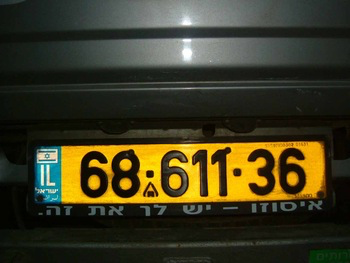
#> input picture Data/Pictures/005.png, 350 x 263 px, found by its file name
$ python plate_detector.py
#> lines starting #> are read from the running program, lines starting #| are printed output that depends on the picture; after the words box and inside, x2 and y2 are one past the last pixel; in counts of white or black regions, pixels touching at a corner belong together
#> in main, img_arr is the input picture: shape (263, 350, 3); mean B, G, R 33.1, 57.5, 61
import cv2 as cv
import numpy as np
import pytesseract as pt

pt.pytesseract.tesseract_cmd = 'Car_Num_Plate_Detection\\pytessereact\\tesseract.exe'

class PlateDetect:
    def __init__(self, verbose=True):
        self.img = None
        self.verbose = verbose

    def process_img(self):
        '''Basic processing of color image'''
        if self.verbose: print('Processing Image ...')
        gray = cv.cvtColor(self.img, cv.COLOR_BGR2GRAY)
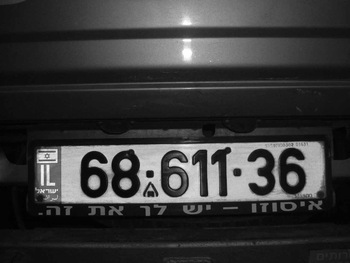
#> gray: shape (263, 350); min 0, max 255, mean 55.8
        blurred = cv.bilateralFilter(gray, 11, 17, 17)
        edged = cv.Canny(blurred, 170, 200)
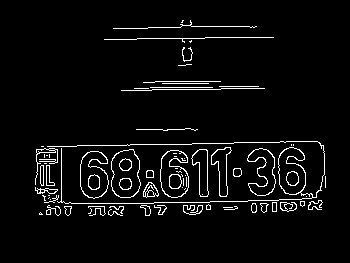
#> edged: shape (263, 350); 4.5% white in thin lines or dots, all inside (x1, y1, x2, y2) = (35, 20, 326, 216)
        return edged

    def detect_rects(self, img):
        '''Detects all possible rectangle which could be number plates from a processed image'''
        eligible_rects = []
        blank = np.zeros((*img.shape, 3), dtype=np.uint8)
        blank[:, :, 0] = img.copy()
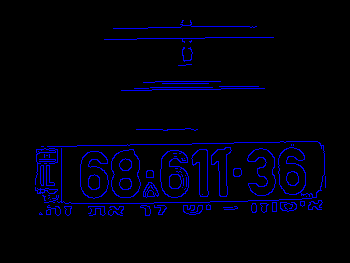
#> blank: shape (263, 350, 3); mean of channels 0, 1, 2 11.4, 0, 0; drawn as B, G, R
        blank[:, :, 1] = img.copy()
        blank[:, :, 2] = img.copy()
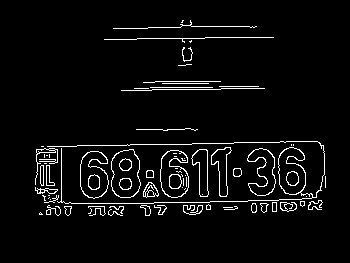
#> blank: shape (263, 350, 3); 4.5% white in thin lines or dots, all inside (x1, y1, x2, y2) = (35, 20, 326, 216)
        contours, _ = cv.findContours(img, cv.RETR_TREE, cv.CHAIN_APPROX_SIMPLE)
#> contours = 115 contours, 61 with area under 20; largest, box (x1, y1, x2, y2) and area: (111, 149, 141, 198) 1160, (111, 149, 141, 198) 1134, (160, 150, 189, 198) 1014, (80, 151, 109, 199) 994, (47, 141, 325, 204) 986

        return contours

    def box_check(self, contour_list):
        eligible_rects = []
        if self.verbose: print('Searching for possible plates ...')
        for cnt in contour_list:
            # minAreaRect returns center(x, y), (width, height), angle
            # boxPoints gives the vertices of rotated rect
            rect = cv.minAreaRect(cnt)
            box = cv.boxPoints(rect)
            box = np.intp(box) # Converts float values to int
            width = rect[1][0]
            height = rect[1][1]
            if width == 0 or height == 0:
                continue
            eligible_rects.append(box)

        return eligible_rects

    def clean_cords(self, cord_list):
        '''Removes coordinates which are repeated'''
        if self.verbose: print('Filtering unwanted plates ...')
        cord_list = np.array(cord_list)
        rem_rows = [*np.where(cord_list<0)[0]]
        for i, cord in enumerate(cord_list):
            flag = (np.where((cord_list[:i] - cord) == 0)[0]).tolist()
            if flag:
                rem_rows.append(i)

        cord_list = np.delete(cord_list, rem_rows, axis=0)
        return cord_list

    def detect_plate(self, img):
        '''Returns final values conataining number plate'''
        text_list = []
        self.img = img
        draw_img = img.copy()
        edged_img = self.process_img()
        contours = self.detect_rects(edged_img)

        top_plates = sorted(contours, key=cv.contourArea, reverse=True)[:5]
#> top_plates = 5 contours; box (x1, y1, x2, y2) and area: (111, 149, 141, 198) 1160, (111, 149, 141, 198) 1134, (160, 150, 189, 198) 1014, (80, 151, 109, 199) 994, (47, 141, 325, 204) 986
        boxes = self.box_check(top_plates)
#> the loop in box_check, `for cnt in contour_list:` made 5 passes
#> (rect, box, width, height) on passes 1 to 5: (((125.5, 173), (48, 29), -90), [[140, 197], [111, 197], [111, 149], [140, 149]], 48, 29), (((125.5, 173), (48, 29), -90), [[140, 197], [111, 197], [111, 149], [140, 149]], 48, 29), (((174, 173.5), (47, 28), -90), [[188, 197], [160, 197], [160, 150], [188, 150]], 47, 28), (((94, 174.5), (47, 28), -90), [[108, 198], [80, 198], [80, 151], [108, 151]], 47, 28), (((186, 172.6), (276.8, 59.6), -1.12), [[48, 205], [46, 145], [323, 140], [324, 199]], 276.8, 59.6)
#> after the loop in box_check, `for cnt in contour_list:`: eligible_rects = [[[140, 197], [111, 197], [111, 149], [140, 149]], [[140, 197], [111, 197], [111, 149], [140, 149]], [[188, 197], [160, 197], [160, 150], [188, 150]], [[108, 198], [80, 198], [80, 151], [108, 151]], [[48, 205], [46, 145], [323, 140], [324, 199]]]
#> boxes has the same summary as eligible_rects in box_check

        cropped_img = np.zeros((25, 25, 3), dtype=np.uint8)
        if self.verbose:
            print('Reading the plate ...')
            cv.drawContours(draw_img, top_plates, -1, (255, 0, 0), 2)
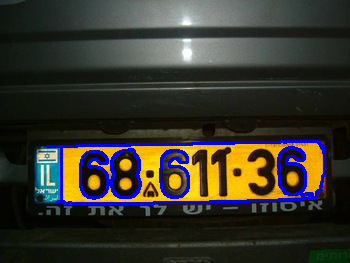
#> draw_img: shape (263, 350, 3); 4.5% of pixels changed, all inside (x1, y1, x2, y2) = (46, 140, 326, 205)
            cv.imshow("Most", draw_img)

        for id, box in enumerate(boxes):
            x, y, w, h = cv.boundingRect(box)
            if x < 0 or y < 0 or w < 0 or h < 0:
                continue
            cropped_img = img[y:y+h, x:x+w]

            cv.imwrite(str(id) + '.png', cropped_img)
            img_rgb = cv.cvtColor(cropped_img, cv.COLOR_BGR2RGB)
            text = pt.image_to_string(img_rgb)
            # print(text)
            if len(text) >= 7:
                text_list.append(text)
                # if self.verbose: cv.drawContours(img, [box], -1, (0, 255, 0), 2)
                # if self.verbose: cv.imshow('Detected Plate', img)
                break
#> this loop made 1 pass
#> (id, box, x, y, w, h) on pass 1: (0, [[140, 197], [111, 197], [111, 149], [140, 149]], 111, 149, 30, 49)
#> pass 1, in detect_plate, `cropped_img = img[y:y+h, x:x+w]`:
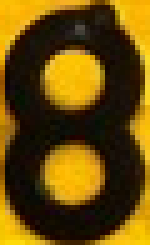
#> cropped_img: shape (49, 30, 3) (shown 5 times larger); mean B, G, R 9.3, 76.1, 105.1
#> after the loop, text_list = []
        # print(f'Numbers: {text_list}')
        if not text_list:
            return False, ''
        return True, text_list[0]

def main():
    img_path = 'Car_Num_Plate_Detection\\Data\\Pictures\\005.png'
    img_arr = cv.imread(img_path)
    detector = PlateDetect()
    plate_num = detector.detect_plate(img_arr)
    print(f'Number Plate detected: {plate_num}')

    cv.waitKey(0)

if __name__ == "__main__":
    main()
#> (the call stopped at in detect_plate, `text = pt.image_to_string(img_rgb)`: pytesseract is not available in this run)
